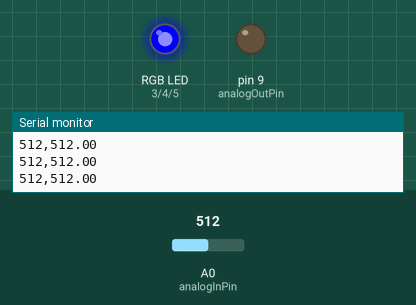
This sketch was run on a simulated Arduino Uno, built with avr-gcc and run on an emulated ATmega328P. Shown: an RGB LED mixed from three pins (HIGH = lit), output pins drawn as LEDs (lit = HIGH), the last lines printed to the serial monitor. The test bench sets the inputs (shaded band); at power-on: A0 (analogInPin) = 512.

Above: at 1.2 s.
1.3 s: A0 (analogInPin) set to 591
4.3 s: A0 (analogInPin) set to 613
At 5.5 s:
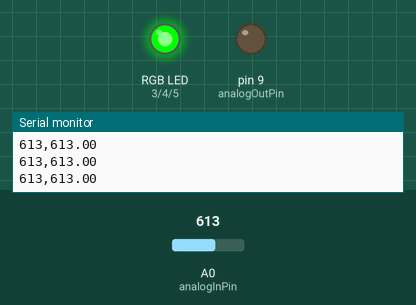
5.8 s: A0 (analogInPin) set to 734
7.4 s: A0 (analogInPin) set to 768
At 8.6 s:
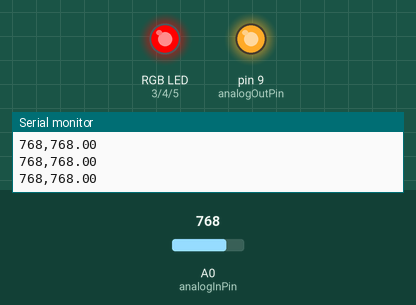
8.9 s: A0 (analogInPin) set to 716
At 10.1 s:
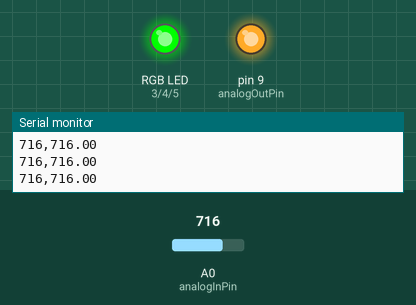
10.4 s: A0 (analogInPin) set to 900
At 11.7 s:
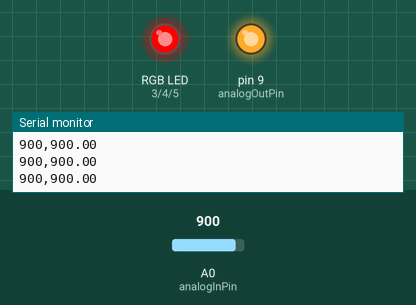
Timing chart, 0 to 12.9 s (numbered marks = the images above; inputs shaded):
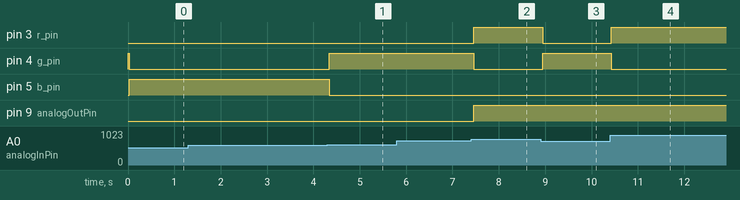

Measured:
- the behaviour switches between 600 and 601 on A0 (analogInPin) (found by bisection; images 0 and 1)
- the behaviour switches between 750 and 751 on A0 (analogInPin) (found by bisection; images 1 and 2)
- after the input at 4.3 s, pin 4 (g_pin): LOW → HIGH at once; pin 5 (b_pin): HIGH → LOW at once
- after the input at 7.4 s, pin 3 (r_pin), pin 9 (analogOutPin): LOW → HIGH after 0.06 s; pin 4 (g_pin): HIGH → LOW after 0.06 s
- after the input at 8.9 s, pin 3 (r_pin): HIGH → LOW after 0.05 s; pin 4 (g_pin): LOW → HIGH after 0.05 s
- after the input at 10.4 s, pin 3 (r_pin): LOW → HIGH at once; pin 4 (g_pin): HIGH → LOW at once

The sketch:

CdSRGBKalmanFilter.ino
```cpp
// These constants won't change. They're used to give names to the pins used:
const int analogInPin = A0;  // Analog input pin that the potentiometer is attached to
const int analogOutPin = 9;
const int r_pin = 3;
const int g_pin = 4;
const int b_pin = 5;

const int lowTreshole = 600; //끄는 기준치
const int highTreshole = 750; //켜는 기준치

int sensorValue = 0;  // value read from the pot

int status = LOW; //최초 실행 상태 보장


// 칼만필터
const float A = 1;  // 시스템 행렬 과거값 반영비율
const float H = 1;  // 출력 행렬
const float Q = 2;  // 과거값 반영비율
const float R = 100;  // 측정 오차
float x = 675;  // 초기 추정값
float P = 3;  // 초기 추정값에 대한 오차 공분산


void setup() {
  // initialize serial communications at 9600 bps:
  Serial.begin(9600);

  pinMode(analogInPin, INPUT);
  pinMode(analogOutPin, OUTPUT);
  pinMode(r_pin, OUTPUT);
  pinMode(g_pin, OUTPUT);
  pinMode(b_pin, OUTPUT);

    Serial.println("원본, Kalman");
}

void loop() {
  // read the analog in value:
  sensorValue = analogRead(analogInPin);


 // 추정값과 오차 공분산 예측
  float xp = A * x;
  float Pp = (A * P / A) + Q;

  //칼만 이득 계산
  float K = (Pp / H) / (H * Pp / H + R);

  //추정값 계산
  x = xp + K * (sensorValue - H * xp);

  //오차 공분산 계산
  P = Pp - (K * H * Pp);


  if(x > highTreshole)
  {
    status = HIGH;
    digitalWrite(r_pin, HIGH);
    digitalWrite(g_pin, LOW);
    digitalWrite(b_pin, LOW);
  }
  else if(x < lowTreshole)
  {
    status = LOW;
    digitalWrite(r_pin, LOW);
    digitalWrite(g_pin, LOW);
    digitalWrite(b_pin, HIGH);
  }
  else
  {
    digitalWrite(r_pin, LOW);
    digitalWrite(g_pin, HIGH);
    digitalWrite(b_pin, LOW);
  }


  digitalWrite(analogOutPin, status);

  // print the results to the Serial Monitor:
  Serial.print(sensorValue);
  Serial.print(",");
  Serial.println(x);
}
```
